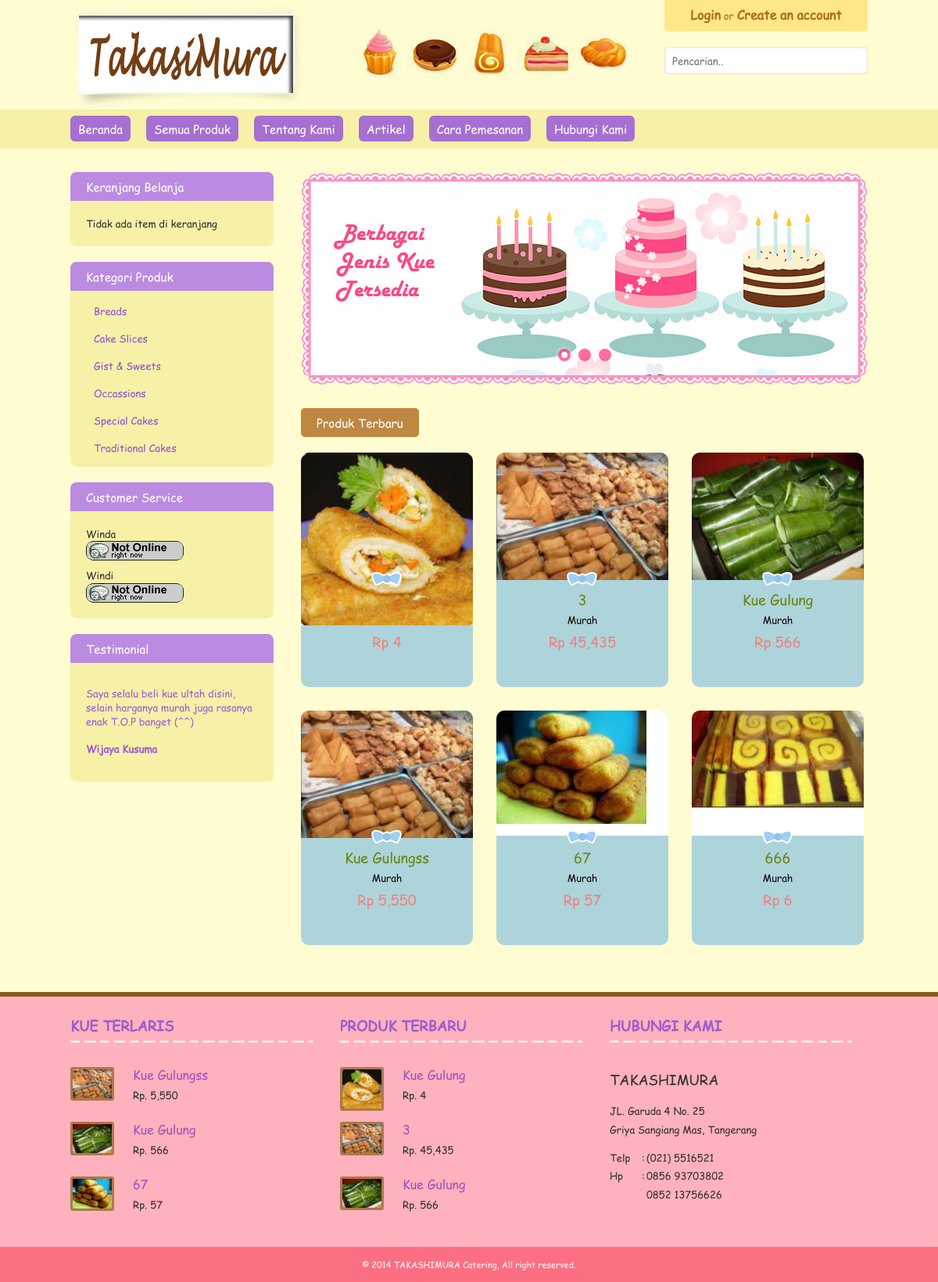
The page / on the database its author committed.
### tables this page shows
CREATE TABLE `produk` (
  `id` int(10) NOT NULL AUTO_INCREMENT,
  `kategori_id` int(10) DEFAULT NULL,
  `kode` varchar(10) DEFAULT NULL,
  `nama` varchar(250) DEFAULT NULL,
  `keterangan_singkat` tinytext,
  `keterangan_lengkap` text,
  `gambar` varchar(250) DEFAULT NULL,
  `harga` int(10) DEFAULT NULL,
  `diskon` int(10) DEFAULT '0',
  `satuan` varchar(50) DEFAULT '0',
  `createdate` datetime DEFAULT NULL,
  `lastupdate` timestamp NULL DEFAULT CURRENT_TIMESTAMP ON UPDATE CURRENT_TIMESTAMP,
  `status` int(2) DEFAULT '1' COMMENT '1= available, 0 = non aktif',
  PRIMARY KEY (`id`)
);

CREATE TABLE `kategori` (
  `id` int(11) NOT NULL AUTO_INCREMENT,
  `nama` varchar(250) DEFAULT NULL,
  PRIMARY KEY (`id`)
);

CREATE TABLE `testimonial` (
  `id` int(10) NOT NULL AUTO_INCREMENT,
  `member_id` int(10) NOT NULL DEFAULT '0',
  `komentar` text NOT NULL,
  `createdate` timestamp NOT NULL DEFAULT CURRENT_TIMESTAMP,
  `status` int(2) NOT NULL DEFAULT '1',
  PRIMARY KEY (`id`)
);

### include/cart.php (called while the page is built, shortened)
<?php
function cartIsEmpty(){
	return (empty($_SESSION['myCart']));
}
function cartCountUniqueItems(){
	$uniqueItems = 0;
	return $uniqueItems;
}
?>

### index.php (the view, shortened to what this page needs)
<?php
    include_once("include/cart.php");
    $reqPage = isset($_GET['p'])?$_GET['p']:'home';
?>
<!DOCTYPE html PUBLIC "-//W3C//DTD XHTML 1.0 Transitional//EN" "http://www.w3.org/TR/xhtml1/DTD/xhtml1-transitional.dtd">
<html xmlns="http://www.w3.org/1999/xhtml">
<head>
<link rel="stylesheet" type="text/css" href="asset/css/style.css" />
<link rel="stylesheet" type="text/css" href="asset/css/camera.css" />
<link rel="stylesheet" type="text/css" href="asset/css/jquery-ui.css" />
<link rel="stylesheet" type="text/css" href="asset/css/jquery.fancybox.css" />
</head>
<body id="bd">
<div class="wrapper clr">
    <div class="header clr">
        <div class="main">
            <h1 class="logo">
                <a href="index.php">
                </a>
            </h1>
            <div class="navtop">
                <?php if($_SESSION['login']!=true):?>
                <a href="index.php?p=login">Login</a> or <a href="index.php?p=register">Create an account</a>
                <?php else:?>
                <a>You are logged in</a>
                <?php endif;?>
            </div>
            <div class="searchform">
                <form action="index.php" method="get">
                    <input value="<?php echo isset($_GET['s'])?$_GET['s']:'';?>" name="s" id="search" placeholder="Pencarian.." />
                </form>
            </div>
        </div>
    </div>
    <div class="mainnav clr">
        <div class="main">
            <ul class="sf-menu">
                <li><a href="index.php"><span>Beranda</span></a></li>
                <li><a href="?p=product"><span>Semua Produk</span></a></li>
                <li><a href="?p=aboutus"><span>Tentang Kami</span></a></li>
                <li><a href="?p=news"><span>Artikel</span></a></li>
                <li><a href="?p=caraorder"><span>Cara Pemesanan</span></a></li>
                <li><a href="?p=contactus"><span>Hubungi Kami</span></a></li>
            </ul>
        </div>
    </div>
    <div class="container clr">
        <div class="main">
            <div class="contentwrap">
                <?php if($reqPage == 'home'):?>
                <div class="slideshow clr">
                    <div class="camera_wrap camera_white_skin" style="height:300px;" id="camera_wrap">
                    </div>
                </div>
                <?php endif; ?>
                <div class="inner">
                    <?php
                        $reqFile = "content/".$reqPage.".php";
                        if(file_exists($reqFile)){
                            include_once($reqFile);
                        } else {
                            echo '<h1 class="error404">Error Document Not Found</h1>';
                        }
                    ?>
                </div>
            </div>
            <div class="sidebar">
                <div class="inner">
                    <div class="widget widget-cart clr">
                        <h3><span>Keranjang Belanja</span></h3>
                        <div class="inner">
                            <?php
                                $cartCount = cartCountUniqueItems();
                                $cartTotal = cartCountTotalItems();
                            if($cartCount > 0){ ?>
                            <p><?php echo $cartCount;?> Item / Rp. <?php echo number_format($cartTotal);?></p>
                            <a href="?p=cart" class="button">Checkout</a>  <div class="clr"></div><br />
                            <?php } else { ?>
                            <p>Tidak ada item di keranjang</p>
                            <?php } ?>
                        </div>
                    </div>
                    <div class="widget widget-menu clr">
                        <h3><span>Kategori Produk</span></h3>
                        <div class="inner">
                          <ul>
                          <?php
                            $qq = mysql_query("SELECT * FROM kategori ORDER BY nama");
                            while($rr = mysql_fetch_array($qq)){ ?>
                            <li><a class="animate" href="?p=product&cat_id=<?php echo $rr['id'];?>"><?php echo $rr['nama'];?></a></li>
                          <?php } ?>
                          </ul>
                        </div>
                    </div>
                    <div class="widget widget-cs clr">
                        <h3><span>Customer Service</span></h3>
                        <div class="inner">
                            <p>
                                Winda<br />
                                <a href="ymsgr:sendIM?moehamadmuri@ymail.com">
                                    <img src="asset/images/ym.png" />
                                </a>
                            </p>
                            <p>
                                Windi<br />
                                <a href="ymsgr:sendIM?moehamadmuri@ymail.com">
                                    <img src="asset/images/ym.png" />
                                </a>
                            </p>
                        </div>
                    </div>
                    <div class="widget widget-testimony clr">
                        <h3><span>Testimonial</span></h3>
                        <div class="inner">
                            <ul>
                                <?php
                                $tQry = "SELECT a.komentar,
                                        (SELECT nama_lengkap FROM
                                            member WHERE id=a.member_id) `member`
                                        FROM testimonial a
                                        ORDER BY id DESC LIMIT 1";
                                $qq = mysql_query($tQry);
                                while($rr=mysql_fetch_array($qq)){
                                ?>
                                <li>
                                    <p><?php echo $rr['komentar'];?></p>
                                    <h4><?php echo $rr['member'];?></h4>
                                </li>
                                <?php } ?>
                            </ul>
                      </div>
                    </div>
                </div>
            </div>
        </div>
    </div>
    <div class="botnav clr">
        <div class="main">
            <div class="boxBottom first">
                <h3>Kue Terlaris</h3>
                <div class="inner">
                    <ul class="latest">
                    <?php
                        $dqry = "SELECT a.*,
                            SUM(b.qty) qty_terjual FROM produk a
                            LEFT JOIN order_detail b ON b.produk_id=a.id
                            WHERE a.`status`=1 GROUP BY a.id
                            ORDER BY qty_terjual DESC LIMIT 3";
                        $qryLatest = mysql_query($dqry);
                        while($row = mysql_fetch_array($qryLatest)){
                            ?>
                            <li class="clr">
                                <span class="pic">
                                    <img src="<?php echo $row['gambar'] ?>" alt="">
                                </span>
                                <div class="right">
                                    <a href="?p=productdetail&id=<?php echo $row['id'];?>"><?php echo $row['nama'];?></a>
                                    <span class="price">Rp. <?php echo number_format($row['harga']);?></span>
                                </div>
                            </li>
                            <?php
                        }
                    ?>
                    </ul>
                </div>
            </div>
            <div class="boxBottom second">
                <h3>Produk Terbaru</h3>
                <div class="inner">
                <ul class="latest">
                    <?php
                        $qryLatest = mysql_query("SELECT * FROM produk WHERE `status`=1 ORDER BY id DESC LIMIT 3");
                        while($row = mysql_fetch_array($qryLatest)){
                            ?>
                            <li class="clr">
                                <span class="pic">
                                    <img src="<?php echo $row['gambar'] ?>" alt="">
                                </span>
                                <div class="right">
                                    <a href="?p=productdetail&id=<?php echo $row['id'];?>"><?php echo $row['nama'];?></a>
                                    <span class="price">Rp. <?php echo number_format($row['harga']);?></span>
                                </div>
                            </li>
                            <?php
                        }
                    ?>
                    </ul>
                </div>
          </div>
            <div class="boxBottom last">
                <h3>Hubungi Kami</h3>
                <div class="inner" style="line-height:1.8;">
                    <div style="font-size:18px;">TAKASHIMURA</div>
                    <p>
                    JL. Garuda 4 No. 25 <br />
                    Griya Sangiang Mas, Tangerang</p>
                    <table width="200" border="0" cellspacing="0" cellpadding="0">
                      <tr>
                        <td>Telp</td>
                        <td>:</td>
                        <td>(021) 5516521</td>
                      </tr>
                      <tr>
                        <td>Hp</td>
                        <td>:</td>
                        <td>0856 93703802</td>
                      </tr>
                      <tr>
                        <td>&nbsp;</td>
                        <td>&nbsp;</td>
                        <td>0852 13756626</td>
                      </tr>
                    </table>
              </div>
            </div>
        </div>
    </div>
    <div class="footer clr">
            &copy; 2014 TAKASHIMURA Catering, All right reserved.
    </div>
</div>
</body>
</html>

### content/home.php (shortened to what this page needs)
<div class="wrapRegister wrapHomepage">
	<h3>Produk Terbaru</h3>
    <div class="wrapHomestay clr">
    	<ul class="listHomestay">
        <?php
		$stayQry = mysql_query("SELECT * FROM produk WHERE `status`=1 ORDER BY id DESC LIMIT 6");
		$i = 0;
		while($row = mysql_fetch_array($stayQry)){
			$i++;
			$liClass = '';
			if($i == 3){
				$liClass = 'last';
				$i=0;
			}
			?>
			<li class="animate <?php echo $liClass;?>">
            	<span class="pic">
                    <img src="<?php echo $row['gambar'] ?>" alt="">
                </span>
                <div class="desc">
                	<a class="animate title" href="?p=productdetail&id=<?php echo $row['id'];?>"><?php echo $row['nama'];?></a>
                    <p><?php echo $row['keterangan_singkat'];?></p>
                    <span class="price <?php echo $row['diskon']>0?'old':'';?> clr">Rp <?php echo number_format($row['harga']);?></span>
                </div>
            </li>
		<?php } ?>
        </ul>
    </div>
</div>

### asset/css/camera.css (style rules this page uses)
.camera_wrap { display: none; float: left; position: relative; z-index: 0; }
.camera_wrap { width: 100%; }

### rows shown on the page
produk: gambar (picture), harga "4", nama "Kue Gulung"
produk: gambar (picture), nama "3", keterangan_singkat "Murah", harga "45,435"
produk: gambar (picture), nama "Kue Gulung", keterangan_singkat "Murah", harga "566"
produk: gambar (picture), nama "Kue Gulungss", keterangan_singkat "Murah", harga "5,550"
produk: gambar (picture), nama "67", keterangan_singkat "Murah", harga "57"
produk: gambar (picture), nama "666", keterangan_singkat "Murah", harga "6"
kategori: nama "Breads"
kategori: nama "Cake Slices"
kategori: nama "Gist & Sweets"
kategori: nama "Occassions"
kategori: nama "Special Cakes"
kategori: nama "Traditional Cakes"
testimonial: komentar "Saya selalu beli kue ultah disini, selain harganya murah juga rasanya enak T.O.P banget (^^)", member "Wijaya Kusuma"
